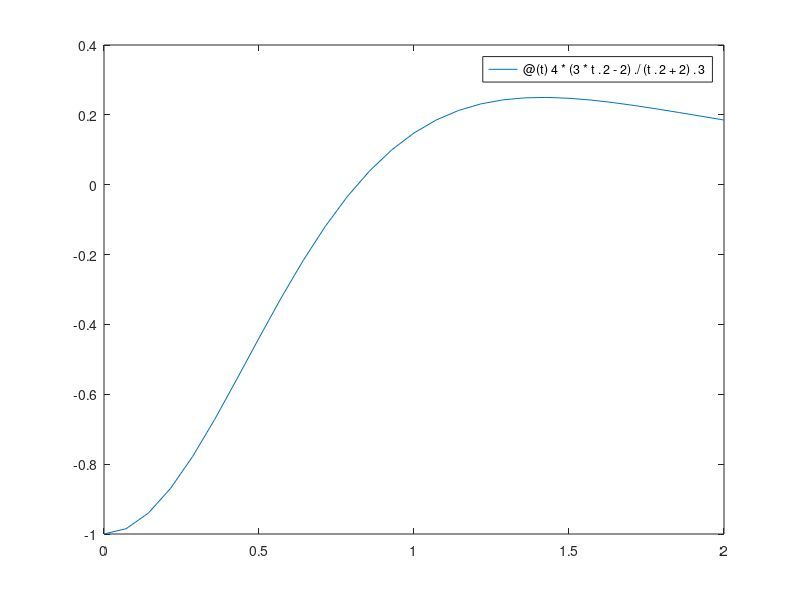

MATLAB code to generate this figure: (Note: this script raises an error after producing the figure.)
%% Exercise 11.2
clc; close all; clear all;
% Implement the Backward Euler method in a suitable function, solving the nonliner 
% equation with newton method.
	

% Determine the step size $h$ such that the unitary local truncation error after the
% first step is smaller than $10^{-3}$. Solve the problem using such step.
% The LTE for Euler methods is
% tau(h) = h/2 * max(y''(t)) with t \in (tn, t(n+1))

f = @(t, y) - t*y.^2;

y_ex = @(t) 2 ./ (t.^2 + 2);
d2y_ex_dt = @(t) 4*(3*t.^2 -2) ./ (t.^2 + 2).^3;
fplot(d2y_ex_dt, [0, 2]);

% The plot shows that the maximum of y'' is attained at x = 0 and has absolute value 1.


tol = 1e-3;
h = 2*tol/1;
t0=0; T=2; 
[t, y_be] = backward_euler(f, 1, t0, T, h);
% The unitary truncation error after the first step is
1/h * abs(y_ex(h) - y_be(2));
% The request is satisfied.
figure
fplot(y_ex, [0, 2]);
hold on;
plot(t, y_be, 'r-');
legend('exact', 'BE')
